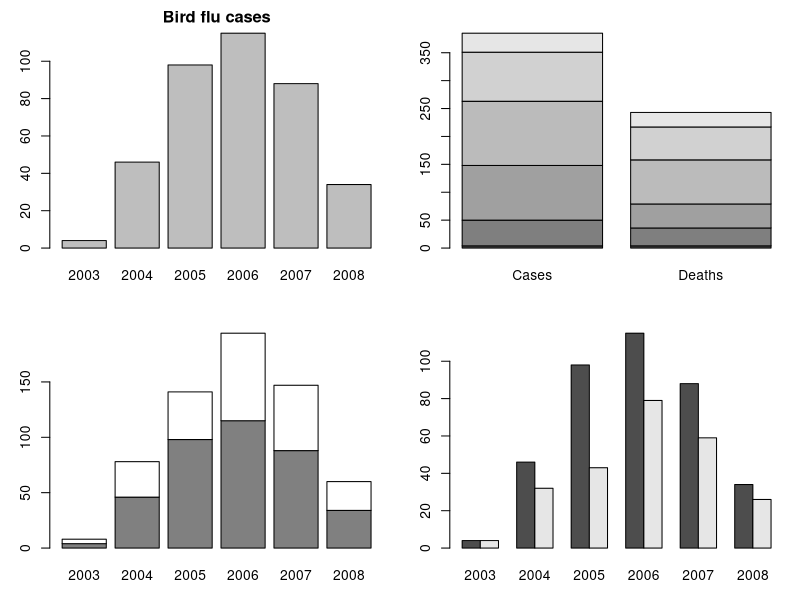

R code for this plot:
Cases=c(4,46,98,115,88,34)
Deaths=c(4,32,43,79,59,26)
names(Cases)=as.character(seq(2003,length.out = 6))
par(mfrow=c(2,2),mar=c(3,3,2,1))
barplot(Cases,main="Bird flu cases")
Counts=cbind(Cases,Deaths)
barplot(Counts)
barplot(t(Counts),col=grey(c(0.5,1)))
barplot(t(Counts),beside = T)